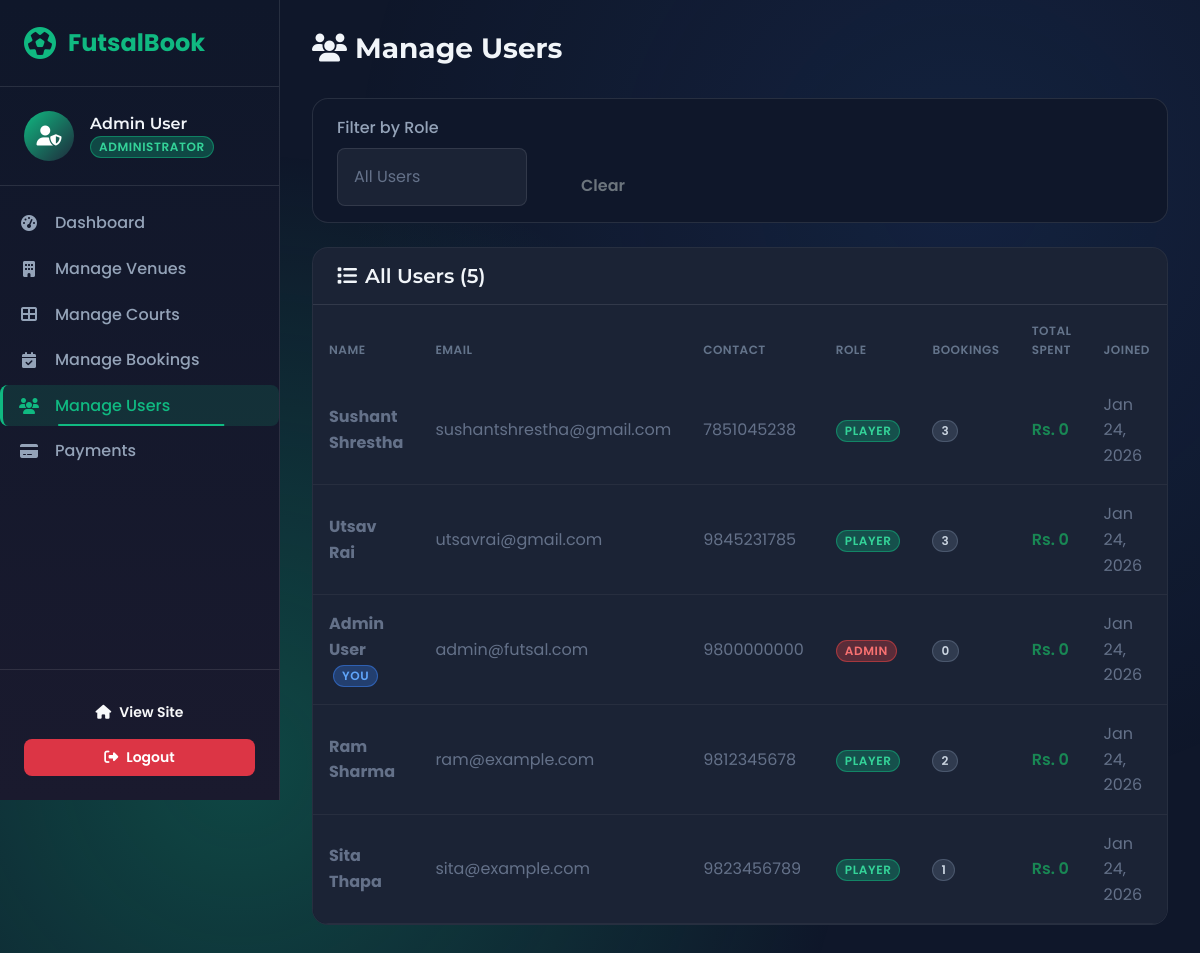
The page /admin/manage-users.php (signed in) on the database its author committed.
### tables this page shows
CREATE TABLE `users` (
  `user_id` int(11) NOT NULL,
  `first_name` varchar(50) NOT NULL,
  `last_name` varchar(50) NOT NULL,
  `email` varchar(100) NOT NULL,
  `password_hash` varchar(255) NOT NULL,
  `contact_number` varchar(20) DEFAULT NULL,
  `role` enum('admin','player') DEFAULT 'player',
  `created_at` timestamp NOT NULL DEFAULT current_timestamp(),
  `updated_at` timestamp NOT NULL DEFAULT current_timestamp() ON UPDATE current_timestamp()
);

### admin/manage-users.php (the view, shortened to what this page needs)
<?php
require_once '../config/database.php';
$sql = "
    SELECT u.*,
           (SELECT COUNT(*) FROM bookings WHERE user_id = u.user_id) as booking_count,
           (SELECT SUM(total_price) FROM bookings WHERE user_id = u.user_id AND booking_status = 'completed') as total_spent
    FROM users u
    WHERE 1=1
";
$params = [];
$sql .= " ORDER BY u.created_at DESC";
$stmt = $pdo->prepare($sql);
$stmt->execute($params);
$users = $stmt->fetchAll();
?>
<!DOCTYPE html>
<html lang="en">
<head>
    <?php include '../includes/header.php'; ?>
    <link rel="stylesheet" href="../assets/css/manage-users.css">
</head>
<body>
    <?php include 'sidebar.php'; ?>
    <main class="admin-main">
        <div class="admin-header">
            <h1><i class="fas fa-users me-2"></i>Manage Users</h1>
        </div>
        <div class="admin-card mb-4">
            <div class="card-body py-3">
                <form method="GET" class="row g-3 align-items-end">
                    <div class="col-md-3">
                        <label class="form-label">Filter by Role</label>
                        <select class="form-select" name="role" onchange="this.form.submit()">
                            <option value="">All Users</option>
                        </select>
                    </div>
                    <div class="col-md-2">
                        <a href="manage-users.php" class="btn btn-outline-secondary w-100">Clear</a>
                    </div>
                </form>
            </div>
        </div>
        <div class="admin-card">
            <div class="card-header">
                <h5><i class="fas fa-list me-2"></i>All Users (<?php echo count($users); ?>)</h5>
            </div>
            <div class="table-responsive">
                <table class="table admin-table">
                    <thead>
                        <tr>
                            <th>Name</th>
                            <th>Email</th>
                            <th>Contact</th>
                            <th>Role</th>
                            <th>Bookings</th>
                            <th>Total Spent</th>
                            <th>Joined</th>
                        </tr>
                    </thead>
                    <tbody>
                        <?php if (empty($users)): ?>
                        <tr>
                            <td colspan="8" class="text-center py-4 text-muted">No users found</td>
                        </tr>
                        <?php else: ?>
                        <?php foreach ($users as $user): ?>
                        <tr>
                            <td>
                                <strong style="color: #647189;"><?php echo htmlspecialchars($user['first_name'] . ' ' . $user['last_name']); ?></strong>
                                <?php if ($user['user_id'] == $_SESSION['user_id']): ?>
                                <span class="badge bg-info ms-1">You</span>
                                <?php endif; ?>
                            </td>
                            <td style="color: #647189;"><?php echo htmlspecialchars($user['email']); ?></td>
                            <td style="color: #647189;"><?php echo htmlspecialchars($user['contact_number'] ?? 'N/A'); ?></td>
                            <td>
                                <?php if ($user['role'] == 'admin'): ?>
                                <span class="badge bg-danger">Admin</span>
                                <?php else: ?>
                                <span class="badge bg-primary">Player</span>
                                <?php endif; ?>
                            </td>
                            <td>
                                <span class="badge bg-secondary"><?php echo $user['booking_count']; ?></span>
                            </td>
                            <td class="text-success fw-semibold">
                                Rs. <?php echo number_format($user['total_spent'] ?? 0); ?>
                            </td>
                            <td style="color: #647189;">
                                <?php echo date('M j, Y', strtotime($user['created_at'])); ?>
                            </td>
                        </tr>
                        <?php endforeach; ?>
                        <?php endif; ?>
                    </tbody>
                </table>
            </div>
        </div>
    </main>
    </body>
</html>

### assets/css/style.css (style rules this page uses)
:root { --primary: #10b981; --primary-dark: #059669; --primary-light: #34d399; --primary-glow: rgba(16, 185, 129, 0.3); --secondary: #1e293b; --secondary-light: #334155; --accent: #f59e0b; --accent-light: #fbbf24; --bg-dark: #0f172a; --bg-card: #1e293b; --bg-card-hover: #273549; --bg-gradient: linear-gradient(135deg, #0f172a 0%, #1e293b 100%); --text-primary: #f1f5f9; --text-secondary: #94a3b8; --text-muted: #64748b; --success: #10b981; --warning: #f59e0b; --danger: #ef4444; --info: #3b82f6; --space-xs: 0.25rem; --space-sm: 0.5rem; --space-md: 1rem; --space-lg: 1.5rem; --space-xl: 2rem; --space-2xl: 3rem; --radius-sm: 0.375rem; --radius-md: 0.5rem; --radius-lg: 0.75rem; --radius-xl: 1rem; --radius-full: 9999px; --shadow-sm: 0 1px 2px rgba(0, 0, 0, 0.3); --shadow-md: 0 4px 6px rgba(0, 0, 0, 0.3); --shadow-lg: 0 10px 25px rgba(0, 0, 0, 0.4); --shadow-glow: 0 0 30px var(--primary-glow); --transition-fast: 0.15s ease; --transition-normal: 0.3s ease; --transition-slow: 0.5s ease; }
* { margin: 0; padding: 0; box-sizing: border-box; }
html { scroll-behavior: smooth; }
body { font-family: 'Poppins', -apple-system, BlinkMacSystemFont, 'Segoe UI', sans-serif; background: var(--bg-dark); color: var(--text-primary); line-height: 1.6; min-height: 100vh; overflow-x: hidden; }
body::before { content: ''; position: fixed; top: 0; left: 0; width: 100%; height: 100%; background: radial-gradient(circle at 20% 80%, var(--primary-glow) 0%, transparent 50%), radial-gradient(circle at 80% 20%, rgba(59, 130, 246, 0.1) 0%, transparent 50%); pointer-events: none; z-index: -1; }
h1, h2, h3, h4, h5, h6 { font-family: 'Montserrat', sans-serif; font-weight: 700; line-height: 1.2; color: var(--text-primary); }
a { color: var(--primary); text-decoration: none; transition: var(--transition-fast); }
.btn { font-weight: 600; padding: var(--space-sm) var(--space-lg); border-radius: var(--radius-md); transition: var(--transition-normal); border: none; position: relative; overflow: hidden; }
.btn::before { content: ''; position: absolute; top: 0; left: -100%; width: 100%; height: 100%; background: linear-gradient(90deg, transparent, rgba(255, 255, 255, 0.2), transparent); transition: var(--transition-slow); }
.card-header { background: rgba(255, 255, 255, 0.02); border-bottom: 1px solid rgba(255, 255, 255, 0.05); padding: var(--space-lg); }
.card-body { padding: var(--space-lg); }
.form-control, .form-select { background: var(--bg-card); border: 1px solid rgba(255, 255, 255, 0.1); color: var(--text-primary); padding: var(--space-md); border-radius: var(--radius-md); transition: var(--transition-fast); }
.form-label { color: var(--text-secondary); font-weight: 500; margin-bottom: var(--space-sm); }
.form-select { background-color: #1b2335 !important; color: #647189 !important; }
.form-select option { background-color: #1b2335 !important; color: #647189 !important; }
.form-select option:hover, .form-select option:focus, .form-select option:checked { background-color: #273549 !important; color: #f1f5f9 !important; }
.table { color: var(--text-primary); }
.table thead th { background: rgba(255, 255, 255, 0.02); border-bottom: 1px solid rgba(255, 255, 255, 0.1); color: var(--text-secondary); font-weight: 600; text-transform: uppercase; font-size: 0.8rem; letter-spacing: 0.05em; padding: var(--space-md); }
.table tbody tr { border-bottom: 1px solid rgba(255, 255, 255, 0.05); transition: var(--transition-fast); }
.table tbody td { padding: var(--space-md); vertical-align: middle; }
.badge { padding: var(--space-xs) var(--space-sm); font-weight: 600; border-radius: var(--radius-full); font-size: 0.75rem; text-transform: uppercase; letter-spacing: 0.05em; }
.badge.bg-danger { background: rgba(239, 68, 68, 0.3) !important; color: #f87171 !important; border: 1px solid rgba(239, 68, 68, 0.5); }
.badge.bg-info { background: rgba(59, 130, 246, 0.3) !important; color: #60a5fa !important; border: 1px solid rgba(59, 130, 246, 0.5); }
.badge.bg-secondary { background: rgba(100, 116, 139, 0.3) !important; color: #cbd5e1 !important; border: 1px solid rgba(100, 116, 139, 0.5); }
.badge.bg-primary { background: rgba(16, 185, 129, 0.3) !important; color: #34d399 !important; border: 1px solid rgba(16, 185, 129, 0.5); }

### rows shown on the page
users: first_name+last_name "Sushant Shrestha", email "sushantshrestha@gmail.com", contact_number "7851045238", role "PLAYER", booking_count "3", total_spent "0", created_at "Jan 24, 2026"
users: first_name+last_name "Utsav Rai", email "utsavrai@gmail.com", contact_number "9845231785", role "PLAYER", booking_count "3", total_spent "0", created_at "Jan 24, 2026"
users: first_name+last_name "Admin User", shows "YOU", email "admin@futsal.com", contact_number "9800000000", role "ADMIN", booking_count "0", total_spent "0", created_at "Jan 24, 2026"
users: first_name+last_name "Ram Sharma", email "ram@example.com", contact_number "9812345678", role "PLAYER", booking_count "2", total_spent "0", created_at "Jan 24, 2026"
users: first_name+last_name "Sita Thapa", email "sita@example.com", contact_number "9823456789", role "PLAYER", booking_count "1", total_spent "0", created_at "Jan 24, 2026"

### other values the page prints
$_SESSION['first_name'] . ' ' . $_SESSION['last_name'] "Admin User"
count($users) "5"
